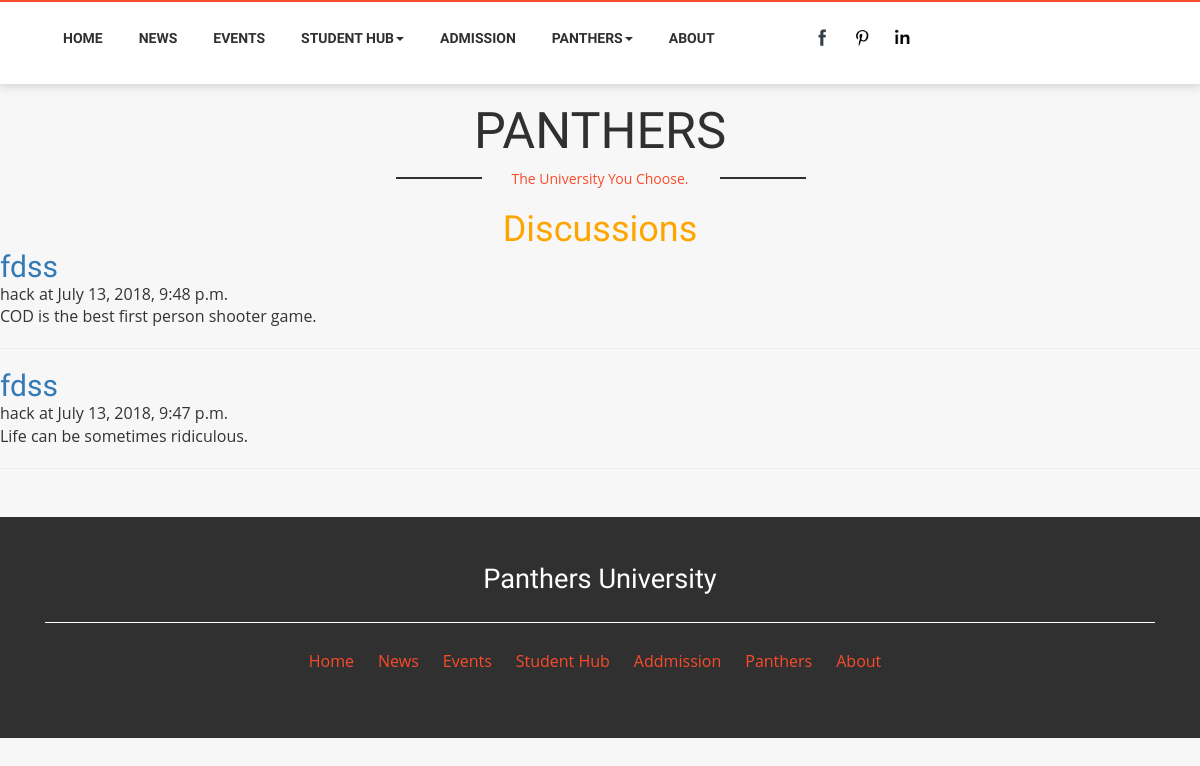
/board/, run on the app's committed database.
### board/models.py (models this page shows, shortened)
class Post(models.Model):
    title = models.CharField(max_length=250)
    STATUS_CHOICES = (('draft', 'Draft'),('published', 'Published'),)
    slug = models.SlugField(max_length=250, unique_for_date='publish')
    author = models.ForeignKey(User,related_name='blog_posts')
    body = models.TextField()
    publish = models.DateTimeField(default=timezone.now)
    created = models.DateTimeField(auto_now_add=True)
    updated = models.DateTimeField(auto_now=True)
    status = models.CharField(max_length=10,choices=STATUS_CHOICES,default='draft')
    class Meta:
        ordering = ('-publish',)
    def get_absolute_url(self):
        return reverse('board:post_detail',args=[self.publish.year, self.publish.strftime('%m'), self.publish.strftime('%d'), self.slug])

### board/views.py (the view)
def post_list(request):
    posts = Post.objects.all()
    return render(request,'list.html',{'posts': posts})

### board/templates/list.html (shortened to what this page needs)
{% extends "base.html" %}
{% load staticfiles %}
{% block content %}
<h1 style="color: orange; text-align: center;">Discussions</h1>
{% for post in posts %}
<h2>
    <a href="{{ post.get_absolute_url }}">
        {{ post.title }}
    </a>
</h2>
<p class="date">
     {{ post.author }} at {{ post.publish }}
</p>
{{ post.body|truncatewords:30|linebreaks }}
<hr>
{% endfor %}
{% endblock %}

### admission/static/css/style.css (style rules this page uses)
html, body { font-family: 'Raleway', sans-serif; font-size: 100%; background: #f7f7f7; }
body a,.grid_1,plan_1,plan_1.one,plan_1.two,i.icon1, i.icon2, i.icon3, i.icon4, i.icon5, i.icon6 { transition:0.5s all; -webkit-transition:0.5s all; -moz-transition:0.5s all; -o-transition:0.5s all; -ms-transition:0.5s all; }
h1,h2,h3,h4,h5,h6 { margin:0; font-family: 'Raleway', sans-serif; }
p { margin:0; font-family: 'Open Sans', sans-serif; }

### data on the page
Post: title "fdss", author "hack", publish "July 13, 2018, 9:48 p.m.", body "COD is the best first person shooter game."
Post: title "fdss", author "hack", publish "July 13, 2018, 9:47 p.m.", body "Life can be sometimes ridiculous."
